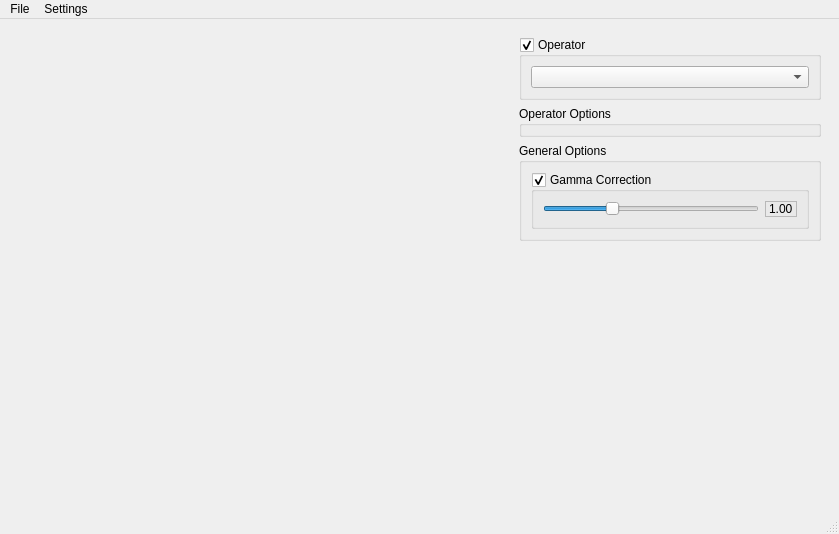
<?xml version="1.0" encoding="UTF-8"?>
<ui version="4.0">
 <class>TonicTones</class>
 <widget class="QMainWindow" name="TonicTones">
  <property name="geometry">
   <rect>
    <x>0</x>
    <y>0</y>
    <width>839</width>
    <height>534</height>
   </rect>
  </property>
  <property name="windowTitle">
   <string>TonicTones</string>
  </property>
  <property name="locale">
   <locale language="English" country="UnitedStates"/>
  </property>
  <widget class="QWidget" name="centralwidget">
   <layout class="QHBoxLayout" name="centralwidgetLayout" stretch="0,0">
    <item>
     <widget class="QWidget" name="displayArea" native="true">
      <property name="sizePolicy">
       <sizepolicy hsizetype="Expanding" vsizetype="Expanding">
        <horstretch>0</horstretch>
        <verstretch>0</verstretch>
       </sizepolicy>
      </property>
      <layout class="QVBoxLayout" name="displayAreaLayout">
       <property name="margin">
        <number>0</number>
       </property>
      </layout>
     </widget>
    </item>
    <item>
     <widget class="QWidget" name="optionsWidget" native="true">
      <property name="minimumSize">
       <size>
        <width>320</width>
        <height>0</height>
       </size>
      </property>
      <property name="maximumSize">
       <size>
        <width>320</width>
        <height>16777215</height>
       </size>
      </property>
      <layout class="QVBoxLayout" name="verticalLayout">
       <item>
        <widget class="QGroupBox" name="operatorGroupBox">
         <property name="minimumSize">
          <size>
           <width>0</width>
           <height>0</height>
          </size>
         </property>
         <property name="title">
          <string>Operator</string>
         </property>
         <property name="checkable">
          <bool>true</bool>
         </property>
         <layout class="QVBoxLayout" name="operatorGroupBoxLayout">
          <item>
           <widget class="QComboBox" name="operatorComboBox"/>
          </item>
         </layout>
        </widget>
       </item>
       <item>
        <widget class="QGroupBox" name="operatorOptionsGroupBox">
         <property name="title">
          <string>Operator Options</string>
         </property>
         <property name="checkable">
          <bool>false</bool>
         </property>
         <layout class="QVBoxLayout" name="verticalLayout_2">
          <property name="margin">
           <number>0</number>
          </property>
         </layout>
        </widget>
       </item>
       <item>
        <widget class="QGroupBox" name="generalOptions">
         <property name="title">
          <string>General Options</string>
         </property>
         <layout class="QGridLayout" name="gridLayout_3">
          <item row="0" column="0">
           <widget class="QGroupBox" name="gammaGroupBox">
            <property name="title">
             <string>Gamma Correction</string>
            </property>
            <property name="checkable">
             <bool>true</bool>
            </property>
            <layout class="QGridLayout" name="gridLayout">
             <item row="0" column="0">
              <widget class="QSlider" name="gammaSlider">
               <property name="minimum">
                <number>10</number>
               </property>
               <property name="maximum">
                <number>300</number>
               </property>
               <property name="singleStep">
                <number>1</number>
               </property>
               <property name="pageStep">
                <number>10</number>
               </property>
               <property name="value">
                <number>100</number>
               </property>
               <property name="orientation">
                <enum>Qt::Horizontal</enum>
               </property>
              </widget>
             </item>
             <item row="0" column="1">
              <widget class="QLabel" name="gammaValue">
               <property name="frameShape">
                <enum>QFrame::StyledPanel</enum>
               </property>
               <property name="frameShadow">
                <enum>QFrame::Sunken</enum>
               </property>
               <property name="lineWidth">
                <number>1</number>
               </property>
               <property name="midLineWidth">
                <number>0</number>
               </property>
               <property name="text">
                <string>1.00</string>
               </property>
               <property name="alignment">
                <set>Qt::AlignLeading|Qt::AlignLeft|Qt::AlignVCenter</set>
               </property>
               <property name="wordWrap">
                <bool>false</bool>
               </property>
              </widget>
             </item>
            </layout>
           </widget>
          </item>
         </layout>
        </widget>
       </item>
       <item>
        <spacer name="verticalSpacer">
         <property name="orientation">
          <enum>Qt::Vertical</enum>
         </property>
         <property name="sizeHint" stdset="0">
          <size>
           <width>20</width>
           <height>40</height>
          </size>
         </property>
        </spacer>
       </item>
      </layout>
     </widget>
    </item>
   </layout>
  </widget>
  <widget class="QMenuBar" name="menubar">
   <property name="geometry">
    <rect>
     <x>0</x>
     <y>0</y>
     <width>839</width>
     <height>27</height>
    </rect>
   </property>
   <widget class="QMenu" name="menuFile">
    <property name="title">
     <string>File</string>
    </property>
    <addaction name="actionOpen"/>
    <addaction name="separator"/>
    <addaction name="actionExit"/>
   </widget>
   <widget class="QMenu" name="menuSettings">
    <property name="title">
     <string>Settings</string>
    </property>
    <addaction name="actionScreenColors"/>
   </widget>
   <addaction name="menuFile"/>
   <addaction name="menuSettings"/>
  </widget>
  <widget class="QStatusBar" name="statusbar">
   <property name="palette">
    <palette>
     <active>
      <colorrole role="WindowText">
       <brush brushstyle="SolidPattern">
        <color alpha="255">
         <red>16</red>
         <green>16</green>
         <blue>16</blue>
        </color>
       </brush>
      </colorrole>
      <colorrole role="Light">
       <brush brushstyle="SolidPattern">
        <color alpha="255">
         <red>230</red>
         <green>221</green>
         <blue>213</blue>
        </color>
       </brush>
      </colorrole>
      <colorrole role="Dark">
       <brush brushstyle="SolidPattern">
        <color alpha="255">
         <red>230</red>
         <green>221</green>
         <blue>213</blue>
        </color>
       </brush>
      </colorrole>
      <colorrole role="Text">
       <brush brushstyle="SolidPattern">
        <color alpha="255">
         <red>26</red>
         <green>26</green>
         <blue>26</blue>
        </color>
       </brush>
      </colorrole>
      <colorrole role="ButtonText">
       <brush brushstyle="SolidPattern">
        <color alpha="255">
         <red>16</red>
         <green>16</green>
         <blue>16</blue>
        </color>
       </brush>
      </colorrole>
     </active>
     <inactive>
      <colorrole role="WindowText">
       <brush brushstyle="SolidPattern">
        <color alpha="255">
         <red>16</red>
         <green>16</green>
         <blue>16</blue>
        </color>
       </brush>
      </colorrole>
      <colorrole role="Light">
       <brush brushstyle="SolidPattern">
        <color alpha="255">
         <red>230</red>
         <green>221</green>
         <blue>213</blue>
        </color>
       </brush>
      </colorrole>
      <colorrole role="Dark">
       <brush brushstyle="SolidPattern">
        <color alpha="255">
         <red>230</red>
         <green>221</green>
         <blue>213</blue>
        </color>
       </brush>
      </colorrole>
      <colorrole role="Text">
       <brush brushstyle="SolidPattern">
        <color alpha="255">
         <red>26</red>
         <green>26</green>
         <blue>26</blue>
        </color>
       </brush>
      </colorrole>
      <colorrole role="ButtonText">
       <brush brushstyle="SolidPattern">
        <color alpha="255">
         <red>16</red>
         <green>16</green>
         <blue>16</blue>
        </color>
       </brush>
      </colorrole>
     </inactive>
     <disabled>
      <colorrole role="WindowText">
       <brush brushstyle="SolidPattern">
        <color alpha="255">
         <red>230</red>
         <green>221</green>
         <blue>213</blue>
        </color>
       </brush>
      </colorrole>
      <colorrole role="Light">
       <brush brushstyle="SolidPattern">
        <color alpha="255">
         <red>230</red>
         <green>221</green>
         <blue>213</blue>
        </color>
       </brush>
      </colorrole>
      <colorrole role="Dark">
       <brush brushstyle="SolidPattern">
        <color alpha="255">
         <red>230</red>
         <green>221</green>
         <blue>213</blue>
        </color>
       </brush>
      </colorrole>
      <colorrole role="Text">
       <brush brushstyle="SolidPattern">
        <color alpha="255">
         <red>230</red>
         <green>221</green>
         <blue>213</blue>
        </color>
       </brush>
      </colorrole>
      <colorrole role="ButtonText">
       <brush brushstyle="SolidPattern">
        <color alpha="255">
         <red>230</red>
         <green>221</green>
         <blue>213</blue>
        </color>
       </brush>
      </colorrole>
     </disabled>
    </palette>
   </property>
  </widget>
  <action name="actionOpen">
   <property name="text">
    <string>Open...</string>
   </property>
   <property name="shortcut">
    <string>Ctrl+O</string>
   </property>
  </action>
  <action name="actionExit">
   <property name="text">
    <string>Exit</string>
   </property>
   <property name="shortcut">
    <string>Ctrl+Q</string>
   </property>
   <property name="shortcutContext">
    <enum>Qt::WindowShortcut</enum>
   </property>
  </action>
  <action name="actionScreenColors">
   <property name="text">
    <string>Set screen colors XYZ coordinates...</string>
   </property>
  </action>
 </widget>
 <resources/>
 <connections>
  <connection>
   <sender>actionExit</sender>
   <signal>triggered()</signal>
   <receiver>TonicTones</receiver>
   <slot>close()</slot>
   <hints>
    <hint type="sourcelabel">
     <x>-1</x>
     <y>-1</y>
    </hint>
    <hint type="destinationlabel">
     <x>379</x>
     <y>245</y>
    </hint>
   </hints>
  </connection>
 </connections>
</ui>
